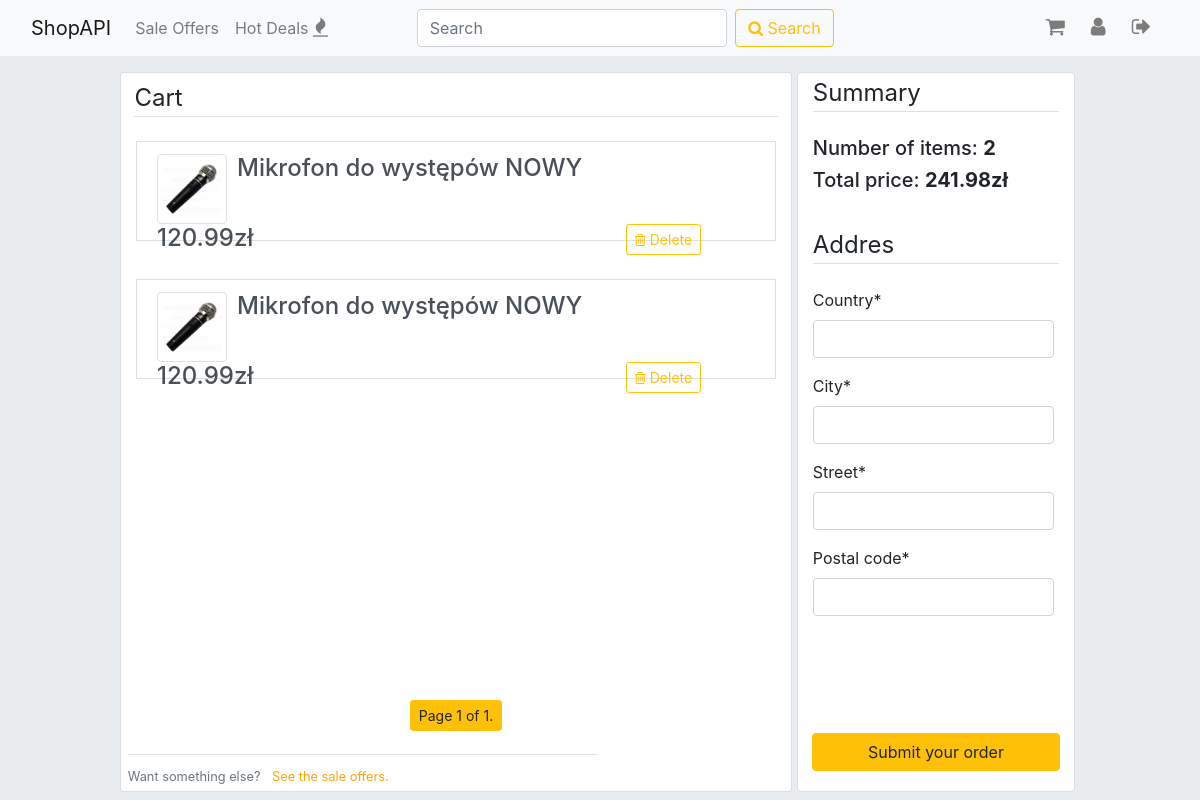
The app's page /cart/ (signed in), older data.
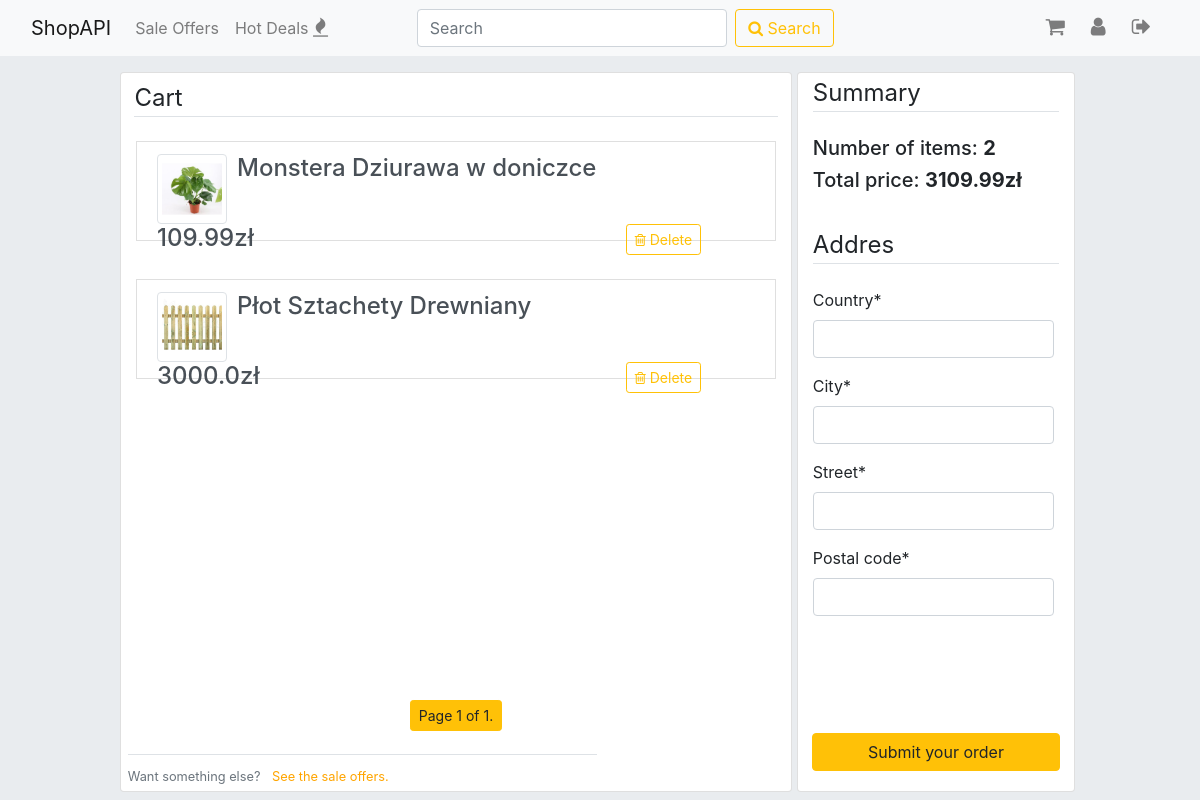
The same page, newer data.
### items/models.py (models this page shows, shortened)
class SaleOffer(models.Model):
    item = models.ForeignKey(Item, on_delete=models.CASCADE)
    title = models.CharField(max_length=30, default=item.name)
    first_image = models.ImageField(default='default.jpg', upload_to='items', help_text="This image will be shown in search results.")
    second_image = models.ImageField(default='default.jpg', upload_to='items', help_text="Secondary image.")
    price = models.FloatField()
    description = models.CharField(max_length=300)
    quantity = models.PositiveIntegerField(default=1, help_text='Please pass the number of pieces in the package.')
    free_delivery = models.BooleanField(default=False)
    pub_date = models.DateTimeField(default=timezone.now, editable=False)
    exp_date = models.DateTimeField(default=timezone.now() + timedelta(days=30), editable=False)
    HOUSE_AND_GARDEN = 'HG'
    ELECTRONICS = 'EL'
    FASHION = 'FA'
    AUTOMOTIVE = 'AM'
    SPORT = 'SP'
    BEAUTY = 'BE'
    HEALTH = 'HE'
    OTHER = 'OT'
    CATEGORY = [
        (HOUSE_AND_GARDEN, 'House and Garden'),
        (ELECTRONICS, 'Electronics'),
        (FASHION, 'Fashion'),
        (AUTOMOTIVE, 'Automotive'),
        (SPORT, 'Sport'),
        (BEAUTY, 'Beauty'),
        (HEALTH, 'Health'),
        (OTHER, 'Other'),
    ]
    category = models.CharField(max_length=2, choices=CATEGORY, default=OTHER)
    class Meta:
        ordering = ['-pub_date']

### accounts/views.py (the view)
# urls.py: path('cart/', accounts_views.cart, name='cart'),
@login_required
def cart(request):
    if request.method == 'POST':
        if request.user.is_authenticated:
            if request.POST.get('delete_cart_item'):
                sale_id = request.POST.get('delete_cart_item')
                form = OrderForm()
                profile = Profile.objects.get(user=request.user)
                sale = SaleOffer.objects.get(id=sale_id)
                cartmember = CartMembership.objects.get(profile=profile, cart_item=sale)
                cartmember.delete()
            if request.POST.get('submit_order'):
                form = OrderForm(request.POST)
                if form.is_valid():
                    profile = Profile.objects.get(user=request.user)
                    order = form.save(commit=False)
                    order.buyer = profile
                    order.save()
                    if profile.cart_items.all():
                        for item in profile.cart_items.all():
                            OrderMembership(order=order, order_item=item).save()
                            cartmember = CartMembership.objects.get(profile=profile, cart_item=item)
                            cartmember.delete()
                    else:
                        redirect('cart')
                        messages.warning(request, 'You can not order nothing!')
    else:
        form = OrderForm()
    user_profile = Profile.objects.get(user=request.user)
    sales = user_profile.cart_items.all()
    paginator = Paginator(sales, 6)
    page_number = request.GET.get('page')
    page_obj = paginator.get_page(page_number)
    context = {
        'sales': sales,
        'cart_items': Profile.objects.get(user=request.user).cart_items.all(),
        'page_obj': page_obj,
        'form': form,
    }
    context['total_sum'] = round(sum(sale.price for sale in context['cart_items']),2)
    return render(request, 'accounts/cart.html', context)

### accounts/forms.py
class OrderForm(forms.ModelForm):
    class Meta:
        model = Order
        exclude = ['buyer', 'order_items', 'status']

### accounts/templates/accounts/cart.html (shortened to what this page needs)
{% extends 'base.html' %}
{% load crispy_forms_tags %}
{% block content %}
<div style="width:100%; min-height: 90vh;">
  <div style=" width: 70%; min-height: inherit; float: left;">
    <div class="card" id="cart_items" style="width: 100%; min-height: inherit;">
      <legend class="border-bottom mb-4" style="margin-top: 1%; margin-bottom: 5%; width: 96%; margin-left: 2%;">Cart</legend>
      {% if sales %}
        {% for sale in page_obj %}
        <div class="container">
          <a class="list-group-item list-group-item-action" href="{% url 'items:detail' sale.id %}" style="height:100px; margin-bottom: 10px;">
            <img src="{{ sale.first_image.url }}" class="img-thumbnail float-left" style="width: 70px; height:70px; object-fit: cover; margin-right: 10px;">
            <h4>{{ sale.title }}</h4>
            <div style="float: left; width:91%;">
              <h4 style="display: inline-block; margin: 0;">{{ sale.price }}zł</h4>
              <form method="post" enctype='multipart/form-data' style="float: right;">
                <button class="btn btn-outline-warning btn-sm" type="submit" name="delete_cart_item" value={{sale.id}}><span class="fa fa-trash-o"></span> Delete</button><br><br>
              </form>
            </div>
          </a>
        </div>
        {% endfor %}
        <br>
        <div class="pagination" style="width: 100%; margin-bottom: 20px; position:absolute; bottom:5vh;">
          <span class="step-links" style="margin-left: auto; margin-right: auto;">
              <span class="btn btn-warning btn-sm">
                  Page {{ page_obj.number }} of {{ page_obj.paginator.num_pages }}.
              </span>
          </span>
        </div><br><br><br>
        <div class="border-top pt-2 mb-1" style="margin-bottom: 20px; position:absolute; bottom:0; left: 1%;">
          <small class="text-muted">
            Want something else? <a class='ml-2' href="{% url 'items:index' %}">See the sale offers.</a>
          </small>
        </div>
      {% endif %}
    </div>
  </div>
  <div class="container card" id="cart_items" style="width:29%; min-height: inherit;">
    <legend class="border-bottom mb-4" style="margin-top: 1%; margin-bottom: 5%;">Summary</legend>
    <h5>Number of items: <strong>{{ sales|length }}</strong></h5>
    <h5>Total price: <strong>{{ total_sum }}zł</strong></h5><br>
    <legend class="border-bottom mb-4" style="margin-top: 1%; margin-bottom: 5%;">Addres</legend>
    <form method="post" enctype='multipart/form-data' style="float: right;">
      {{ form|crispy }}
      <button type="submit" name="submit_order" value="1" class="btn btn-warning" style="position: absolute; bottom: 0; left:5%; margin-bottom:20px; width: 90%;">Submit your order</button>
    </form>
  </div>
</div>
{% endblock %}

Row changes from the older to the newer data that the page shows:
no longer on this page (row unchanged): SaleOffer: first_image (picture), title "Mikrofon do występów NOWY", price "120.99", {{ sale.id }} 28 (drawn)
added SaleOffer: first_image (picture), title "Monstera Dziurawa w doniczce", price "109.99", {{ sale.id }} 40 (drawn)
now on this page (row unchanged): SaleOffer: first_image (picture), title "Płot Sztachety Drewniany", price "3000.0", {{ sale.id }} 22 (drawn)
Text that changed along with them:
{{ total_sum }}: "241.98" → "3109.99"
